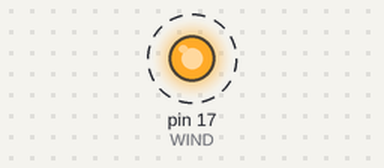
Simulated run of this sketch. Board: Arduino Uno, built with avr-gcc and run on an emulated ATmega328P. On the bench: output pins drawn as LEDs (lit = HIGH). Dashed ring = blinking.

Above: at 0.5 s.
Timing chart, 0 to 4.6 s (numbered marks = the images above):
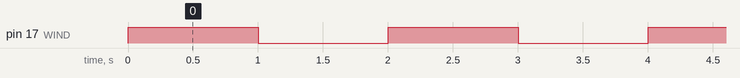

The sketch:

WIND.ino
```cpp
// в примере вентилятор подключен к реле MGR-2: https://github.com/MAKblC/Codes/tree/master/MGR-2

#define WIND 17

void setup() {
  // пины реле на выход
  pinMode(WIND, OUTPUT);
}

void loop() {
  digitalWrite(WIND, HIGH);
  delay(1000);
  digitalWrite(WIND, LOW);
  delay(1000);
}
```

Measured:
- by itself, pin 17 (WIND): alternates HIGH for 1.0 s and LOW for 1.0 s
